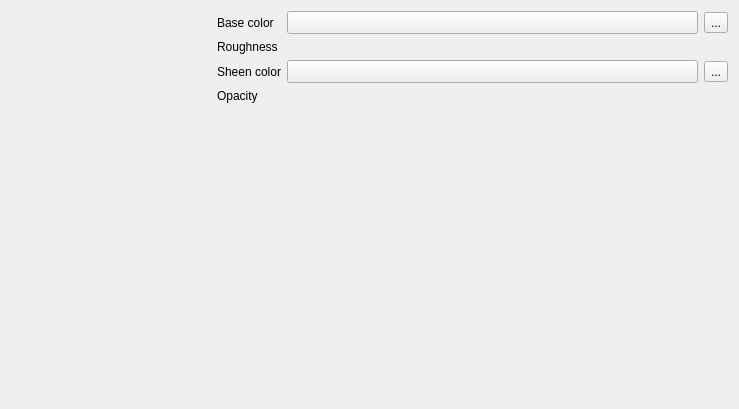
<?xml version="1.0" encoding="UTF-8"?>
<ui version="4.0">
 <class>ClothMaterialWidget</class>
 <widget class="QWidget" name="ClothMaterialWidget">
  <property name="geometry">
   <rect>
    <x>0</x>
    <y>0</y>
    <width>739</width>
    <height>409</height>
   </rect>
  </property>
  <property name="windowTitle">
   <string notr="true">Form</string>
  </property>
  <layout class="QGridLayout" name="gridLayout">
   <item row="2" column="3">
    <widget class="QgsPropertyOverrideButton" name="mSheenColorDataDefinedButton">
     <property name="text">
      <string>...</string>
     </property>
    </widget>
   </item>
   <item row="3" column="1">
    <widget class="QLabel" name="lblRoughness_2">
     <property name="text">
      <string>Opacity</string>
     </property>
    </widget>
   </item>
   <item row="4" column="1">
    <spacer name="verticalSpacer">
     <property name="orientation">
      <enum>Qt::Orientation::Vertical</enum>
     </property>
     <property name="sizeHint" stdset="0">
      <size>
       <width>20</width>
       <height>40</height>
      </size>
     </property>
    </spacer>
   </item>
   <item row="2" column="1">
    <widget class="QLabel" name="lblSpecular_2">
     <property name="text">
      <string>Sheen color</string>
     </property>
    </widget>
   </item>
   <item row="0" column="3">
    <widget class="QgsPropertyOverrideButton" name="mBaseColorDataDefinedButton">
     <property name="text">
      <string>...</string>
     </property>
    </widget>
   </item>
   <item row="0" column="2">
    <widget class="QgsColorButton" name="mButtonBaseColor">
     <property name="sizePolicy">
      <sizepolicy hsizetype="Expanding" vsizetype="Fixed">
       <horstretch>0</horstretch>
       <verstretch>0</verstretch>
      </sizepolicy>
     </property>
     <property name="minimumSize">
      <size>
       <width>120</width>
       <height>0</height>
      </size>
     </property>
    </widget>
   </item>
   <item row="0" column="1">
    <widget class="QLabel" name="lblSpecular">
     <property name="text">
      <string>Base color</string>
     </property>
    </widget>
   </item>
   <item row="2" column="2">
    <widget class="QgsColorButton" name="mButtonSheenColor">
     <property name="sizePolicy">
      <sizepolicy hsizetype="Expanding" vsizetype="Fixed">
       <horstretch>0</horstretch>
       <verstretch>0</verstretch>
      </sizepolicy>
     </property>
     <property name="minimumSize">
      <size>
       <width>120</width>
       <height>0</height>
      </size>
     </property>
    </widget>
   </item>
   <item row="1" column="1">
    <widget class="QLabel" name="lblRoughness">
     <property name="text">
      <string>Roughness</string>
     </property>
    </widget>
   </item>
   <item row="1" column="2" colspan="2">
    <widget class="QgsPercentageWidget" name="mRoughnessWidget" native="true">
     <property name="focusPolicy">
      <enum>Qt::FocusPolicy::StrongFocus</enum>
     </property>
    </widget>
   </item>
   <item row="3" column="2" colspan="2">
    <widget class="QgsOpacityWidget" name="mOpacityWidget" native="true">
     <property name="focusPolicy">
      <enum>Qt::FocusPolicy::StrongFocus</enum>
     </property>
    </widget>
   </item>
   <item row="0" column="0" rowspan="5">
    <widget class="QgsMaterialPreviewWidget" name="mPreviewWidget" native="true">
     <property name="minimumSize">
      <size>
       <width>200</width>
       <height>200</height>
      </size>
     </property>
    </widget>
   </item>
  </layout>
 </widget>
 <customwidgets>
  <customwidget>
   <class>QgsColorButton</class>
   <extends>QToolButton</extends>
   <header>qgscolorbutton.h</header>
   <container>1</container>
  </customwidget>
  <customwidget>
   <class>QgsMaterialPreviewWidget</class>
   <extends>QWidget</extends>
   <header>qgsmaterialpreviewwidget.h</header>
   <container>1</container>
  </customwidget>
  <customwidget>
   <class>QgsPercentageWidget</class>
   <extends>QWidget</extends>
   <header>qgspercentagewidget.h</header>
   <container>1</container>
  </customwidget>
  <customwidget>
   <class>QgsOpacityWidget</class>
   <extends>QWidget</extends>
   <header>qgsopacitywidget.h</header>
   <container>1</container>
  </customwidget>
  <customwidget>
   <class>QgsPropertyOverrideButton</class>
   <extends>QToolButton</extends>
   <header>qgspropertyoverridebutton.h</header>
  </customwidget>
 </customwidgets>
 <tabstops>
  <tabstop>mButtonBaseColor</tabstop>
  <tabstop>mBaseColorDataDefinedButton</tabstop>
  <tabstop>mRoughnessWidget</tabstop>
  <tabstop>mButtonSheenColor</tabstop>
  <tabstop>mSheenColorDataDefinedButton</tabstop>
  <tabstop>mOpacityWidget</tabstop>
 </tabstops>
 <resources/>
 <connections/>
</ui>
